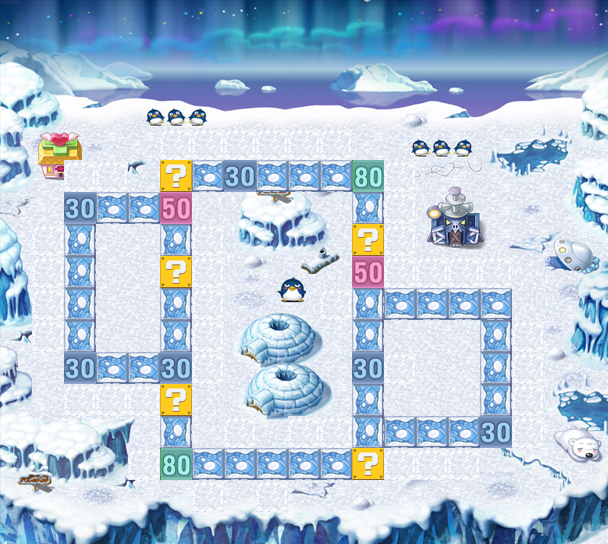

This game map was drawn from its Tiled (.tmx) file and the tilesets committed beside it. A one-line description and the trimmed map source follow:
An orthogonal 19x17 tile map with 32x32 px tiles, 3 tile layers (ground, way, land).

<map version="1.0" orientation="orthogonal" renderorder="right-down" width="19" height="17" tilewidth="32" tileheight="32">
 <tileset firstgid="1" name="snow" tilewidth="32" tileheight="32">
  <image source="snow.png" width="612" height="580" />
 </tileset>
 <layer name="ground" width="19" height="17">
  <data>[323 cells, 323 non-empty, 323 distinct tile ids]</data>
 </layer>
 <layer name="way" width="19" height="17">
  <data>[323 cells, 51 non-empty, 6 distinct tile ids]</data>
 </layer>
 <layer name="land" width="19" height="17">
  <data>[323 cells, 42 non-empty, 1 distinct tile ids]</data>
 </layer>
</map>